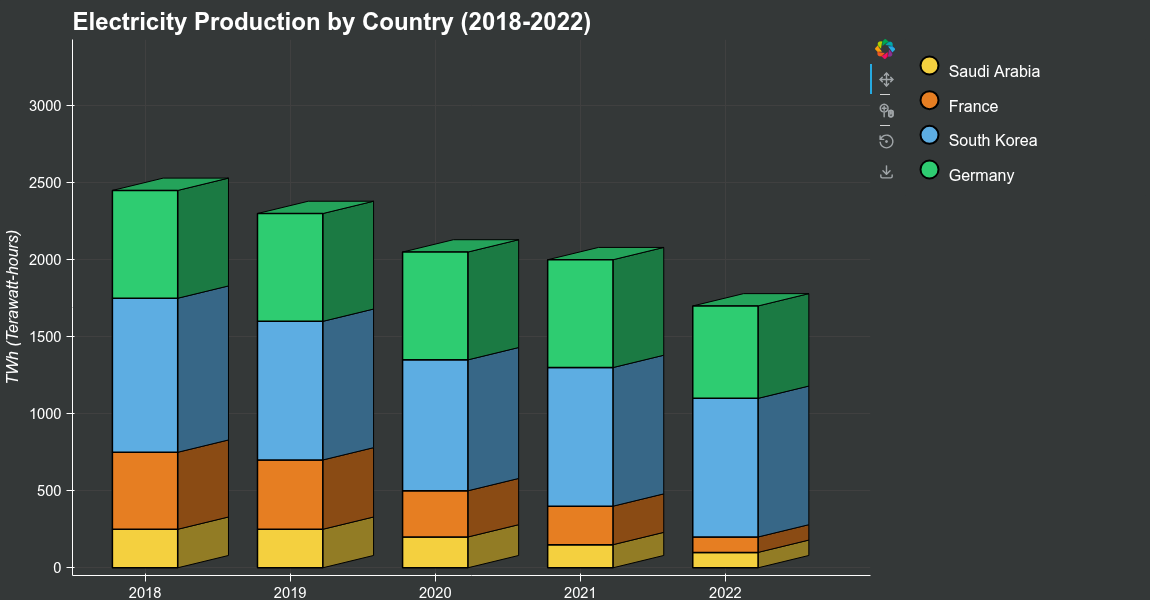

Source code (Python):
from bokeh_rocks import *


years = ['2018', '2019', '2020', '2021', '2022']
countries = ['Saudi Arabia', 'France', 'South Korea', 'Germany']
colors_stacked = ['#f4d03f', '#e67e22', '#5dade2', '#2ecc71']

data = {
    '2018': [250, 500, 1000, 700],
    '2019': [250, 450, 900, 700],
    '2020': [200, 300, 850, 700],
    '2021': [150, 250, 900, 700],
    '2022': [100, 100, 900, 600]
}

stacked_chart = plot_3d_stacked_bars(
    categories=years,
    data_dict=data,
    colors=colors_stacked,
    labels=countries,
    title='Electricity Production by Country (2018-2022)',
    ylabel='TWh (Terawatt-hours)',
    width=900,
    height=600
)

legend_stacked = create_legend(countries, colors_stacked)
layout_stacked = row(stacked_chart, legend_stacked, stylesheets=[get_dark_stylesheet()])

show(layout_stacked)
save_plot(layout_stacked, 'output/bar3d_01')
